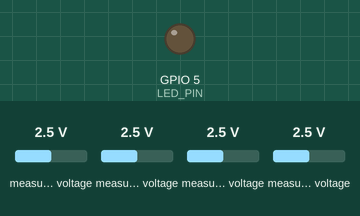
Bench run of a sketch on a simulated ESP8266 (NodeMCU). On the bench: output pins drawn as LEDs (lit = HIGH). The test bench sets the inputs (shaded band); at power-on: measured voltage 2.5 V. WiFi joins after 1.5 s; servers stay silent unless stated; what the sketch prints to the serial monitor is not drawn. At 2.2 s the program puts the board to deep sleep or switches it off; the recording ends there.

Above: at 1.6 s.
Timing chart, 0 to 2.2 s (numbered marks = the images above):
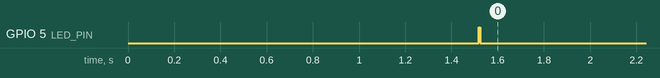

Measured:
- by itself, GPIO 5 (LED_PIN): LOW → HIGH at 1.5 s, → LOW 0.01 s later

The sketch:

Programa_Completo.ino
```cpp
#include <Wire.h>
#include <Adafruit_ADS1015.h>

#include <ESP8266WiFi.h> //librería para mandar los datos por wifi

//Descomentar para ver mensajes de debug y del http
//#define PRINT_DEBUG_MESSAGES
//#define PRINT_HTTP_RESPONSE

#define REST_SERVER_THINGSPEAK

Adafruit_ADS1115 ads1115(0x48);

#include "sensor.h" //Incluimos nuestra librería de sensores

//Declarar el nombre y contraseña de la wifi
const char WiFiSSID[] = "MYA-L41";
const char WiFiPSK[] = "ireneirene";

const int LED_PIN = 5; // Thing's onboard, green LED

const char Server_Host[] = "api.thingspeak.com";
const int Server_HttpPort = 80;

const char Rest_Host[] = "api.thingspeak.com";
String MyWriteAPIKey = "N0DKXELDHAT2752T"; //Poner el API Key del canal de ThingSpeak
WiFiClient client;

#define NUM_FIELDS_TO_SEND 4 //Número de datos que vamos a enviar

//Declaro todas las constantes para los cálculos
int AirValue = 30000 ;
int WaterValue = 16000;
int Nosal = 1500;
int Sisal = 26160;

//Función para hacer la conexión por wifi
void connectWiFi() {

  byte ledStatus = LOW;

  //Solo lo muestra si está descomentado el mensaje de la linea 7
#ifdef PRINT_DEBUG_MESSAGES
  Serial.print("MAC: ");
  Serial.println(WiFi.macAddress());
#endif

  WiFi.begin(WiFiSSID, WiFiPSK);

  while (WiFi.status() != WL_CONNECTED) {

    // Blink the LED
    digitalWrite(LED_PIN, ledStatus); // Write LED high/low
    ledStatus = (ledStatus == HIGH) ? LOW : HIGH;
#ifdef PRINT_DEBUG_MESSAGES
    Serial.println(".");
#endif
    delay(500);

  }

#ifdef PRINT_DEBUG_MESSAGES
  Serial.println( "WiFi Connected" );
  Serial.println(WiFi.localIP()); // Print the IP address
#endif

}

//Esta función es necesaria para mandar los datos al ThingSèak
void HTTPGet(String fieldData[], int numFields) {

  // Esta funcion construye el string de datos a enviar a ThingSpeak mediante el metodo HTTP GET
  // La funcion envia "numFields" datos, del array fieldData.
  // Asegurate de ajustar "numFields" al número adecuado de datos que necesitas enviar y activa los campos en tu canal web

  if (client.connect( Server_Host , Server_HttpPort )) {
#ifdef REST_SERVER_THINGSPEAK
    String PostData = "GET https://api.thingspeak.com/update?api_key=";
    PostData = PostData + MyWriteAPIKey ;
#else
    String PostData = "GET http://dweet.io/dweet/for/";
    PostData = PostData + MyWriteAPIKey + "?" ;
#endif

    for ( int field = 1; field < (numFields + 1); field++ ) {

      PostData += "&field" + String( field ) + "=" + fieldData[ field ];

    }


#ifdef PRINT_DEBUG_MESSAGES
    Serial.println( "Connecting to Server for update..." );
#endif

    client.print(PostData);
    client.println(" HTTP/1.1");
    client.println("Host: " + String(Rest_Host));
    client.println("Connection: close");
    client.println();

#ifdef PRINT_DEBUG_MESSAGES
    Serial.println( PostData );
    Serial.println();

    //Para ver la respuesta del servidor
#ifdef PRINT_HTTP_RESPONSE
    delay(500);
    Serial.println();

    while (client.available()) {

      String line = client.readStringUntil('\r');
      Serial.print(line);

    }
    Serial.println();
    Serial.println();

#endif
#endif
  }
}

void setup() {

  //Inicializamos el arduino

  Serial.begin(9600);

  connectWiFi();

  ads1115.begin(); //Inicia el sensor
  ads1115.setGain(GAIN_ONE);

}

void loop()
{
  //Llamo a las funciones de la librería y les paso los pines y las constantes pertinentes para los cálculos

  int h = humedad(0, AirValue, WaterValue);
  int s = salinidad(1, Nosal, Sisal);
  int t = temperatura(2);
  int i = iluminacion(3);


  //Los mensajes que muestra el monitor serie

  Serial.println("----------------------------");
  Serial.print("Porcentaje de humedad (%): ");
  Serial.print(h);
  Serial.println("%");
  Serial.println("----------------------------");

  Serial.print("Porcentaje de salinidad (%):");
  Serial.print(s);
  Serial.println("%");
  Serial.println("----------------------------");

  Serial.print("Temperatura: ");
  Serial.print(t);
  Serial.println("º");
  Serial.println("----------------------------");

  Serial.print("Luminosidad: ");

  //Con este switch dependiendo del valor del sensor de luz pondrá un mensaje u otro
  switch (i) {

    case 1:

      Serial.println("Completa oscuridad ");
      Serial.println("----------------------------");
      break;

    case 2:

      Serial.println("Interior de una sala ");
      Serial.println("----------------------------");

      break;

    case 3:

      Serial.println("Nublado ");
      Serial.println("----------------------------");

      break;

    case 4:

      Serial.println("Al sol ");
      Serial.println("----------------------------");

      break;

  }

  Serial.println("----------------------------");
  Serial.println("----------------------------");
  Serial.println("----------------------------");

  connectWiFi();
  //HTTPGet();
  String data[ NUM_FIELDS_TO_SEND + 1];  // Podemos enviar hasta 8 datos


  data[ 1 ] = String( h ); //Escribimos el dato 1.
#ifdef PRINT_DEBUG_MESSAGES
  Serial.print( "Humedad = " );
  Serial.println( data[ 1 ] );
#endif

  data[ 2 ] = String( s ); //Escribimos el dato 2.
#ifdef PRINT_DEBUG_MESSAGES
  Serial.print( "Salinidad = " );
  Serial.println( data[ 2 ] );
#endif

  data[ 3 ] = String( t ); //Escribimos el dato 3.
#ifdef PRINT_DEBUG_MESSAGES
  Serial.print( "Temperatura = " );
  Serial.println( data[ 3 ] );
#endif

  data[ 4 ] = String( i ); //Escribimos el dato 4.
#ifdef PRINT_DEBUG_MESSAGES
  Serial.print( "Luminosidad = " );
  Serial.println( data[ 4 ] );
#endif


  //Selecciona si quieres enviar con GET o con POST
  //HTTPPost( data, NUM_FIELDS_TO_SEND );
  HTTPGet( data, NUM_FIELDS_TO_SEND );

  //Y pongo un deepsleep de 10 segundos

  ESP.deepSleep(10 * 1000000);

}
```

sensor.h
```cpp
//Esto es la librería con todos los sensores

//La primera función es la del sensor de humedad
double humedad(int canalhum, int AirValue, int WaterValue) {

  //Declaro las variables, pido una lectura del adc en el pin 0
  int16_t adc0;
  double humedad;
  adc0 = ads1115.readADC_SingleEnded(canalhum);


  //Hago el cálculo con una formula para sacar el porcentaje de la humedad
  humedad = 100 * AirValue / (AirValue - WaterValue) - adc0 * 100 / (AirValue - WaterValue);


  //Muestro por pantalla los datos que lee el adc para hacer la calibración
  Serial.println("----------------------------");
  Serial.println("Datos de calibración:");
  Serial.print("Humedad: ");
  Serial.println(adc0);

  if (humedad > 100) {

    humedad = 100;

  }


  if (humedad < 0) {

    humedad = 0;

  }

  return humedad;

}

//La segunda función es la del sensor de salinidad
double salinidad(int canalsal, int Nosal, int Sisal) {

  int salinity_power_pin = 5;
  pinMode(salinity_power_pin, OUTPUT);

  //Declaro las variables, pido una lectura del adc en el pin 1
  int adc1;
  double sal;

  digitalWrite( salinity_power_pin, HIGH );

  adc1 = ads1115.readADC_SingleEnded(canalsal);

  //Hago el cálculo con una formula para sacar el porcentaje de la salinidad
  sal = 100 * Nosal / (Nosal - Sisal) - adc1 * 100 / (Nosal - Sisal);

  digitalWrite( salinity_power_pin, LOW );

  //Muestro por pantalla los datos que lee el adc para hacer la calibración
  Serial.print("Salinidad: ");
  Serial.println(adc1);

  return sal;

}


//La tercera función es la del sensor de temperatura
double temperatura(int canaltemp) {

  //Declaro las variables, pido una lectura del adc en el pin 2
  int16_t adc2;
  double temp;
  adc2 = ads1115.readADC_SingleEnded(canaltemp);

  //Hago el cálculo con una formula para sacar la temperatura en grados centigrados
  temp = ((4.096 * adc2) - (((pow(2, 15) - 1) * 0.79))) / ((pow(2, 15) - 1) * 37 * pow(10, -3));


  //Muestro por pantalla los datos que lee el adc para hacer la calibración
  Serial.print("El adc del sensor de temperatura esta leyendo: ");
  Serial.println(adc2);

  return temp;

}

double iluminacion(int canalilum) {

  int16_t adc3;
  double ilum;
  adc3 = ads1115.readADC_SingleEnded(3);

  Serial.print("El adc del sensor de iluminacion esta leyendo: ");
  Serial.println(adc3);
  Serial.println("----------------------------");


  if (adc3 < 150) {

    ilum = 1;

  }
  if (adc3 > 150 && adc3 < 1000) {

    ilum = 2;

  }
  if (adc3 > 1000 && adc3 < 2000) {

    ilum = 3;

  }
  if (adc3 > 2000) {

    ilum = 4;

  }
  return ilum;
}
```
